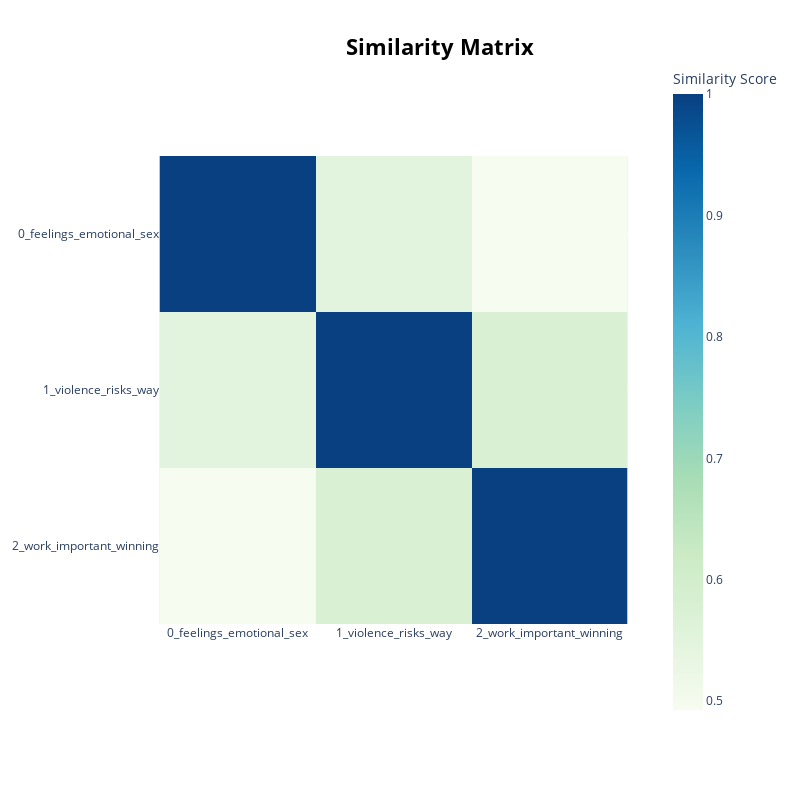

Here is the notebook cell this chart was saved with:
### Code cell
heat_map = topic_model.visualize_heatmap()

# Update filepath as needed
heat_map.write_image("../Visualizations/BERTopic_Heat_Map.png", width=800, height=600)
heat_map

### Figure 1 — Plotly figure (JSON) as saved in the notebook; plotly's stock layout.template omitted (floating-point values rounded to 4 significant figures)
{"data": [{"coloraxis": "coloraxis", "hovertemplate": "x: %{x}<br>y: %{y}<br>Similarity Score: %{z}<extra></extra>", "name": "0", "type": "heatmap", "x": ["0_feelings_emotional_sex", "1_violence_risks_way", "2_work_important_winning"], "xaxis": "x", "y": ["0_feelings_emotional_sex", "1_violence_risks_way", "2_work_important_winning"], "yaxis": "y", "z": [[1.0, 0.548, 0.4928], [0.548, 1.0, 0.5786], [0.4928, 0.5786, 1.0]]}], "layout": {"coloraxis": {"colorbar": {"title": {"text": "Similarity Score"}}, "colorscale": [[0, "rgb(247,252,240)"], [0.125, "rgb(224,243,219)"], [0.25, "rgb(204,235,197)"], [0.375, "rgb(168,221,181)"], [0.5, "rgb(123,204,196)"], [0.625, "rgb(78,179,211)"], [0.75, "rgb(43,140,190)"], [0.875, "rgb(8,104,172)"], [1, "rgb(8,64,129)"]]}, "height": 800, "hoverlabel": {"bgcolor": "white", "font": {"family": "Rockwell", "size": 16}}, "legend": {"title": {"text": "Trend"}}, "margin": {"t": 60}, "showlegend": true, "title": {"font": {"color": "Black", "size": 22}, "text": "<b>Similarity Matrix</b>", "x": 0.55, "xanchor": "center", "y": 0.95, "yanchor": "top"}, "width": 800, "xaxis": {"anchor": "y", "autorange": true, "constrain": "domain", "domain": [0, 1], "range": [-0.5, 2.5], "scaleanchor": "y", "type": "category"}, "yaxis": {"anchor": "x", "autorange": true, "constrain": "domain", "domain": [0.1455, 0.8545], "range": [2.5, -0.5], "type": "category"}}}
